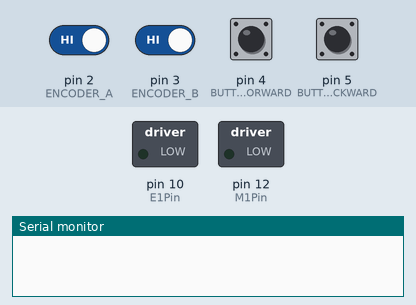
Bench run of a sketch on a simulated Arduino Uno, built with avr-gcc and run on an emulated ATmega328P. On the bench: switched loads named in the sketch (green lamp = pin HIGH), the last lines printed to the serial monitor. The test bench sets the inputs (shaded band); at power-on: pin 2 (ENCODER_A), pin 3 (ENCODER_B), pin 4 (BUTTON_FORWARD), pin 5 (BUTTON_BACKWARD) HIGH.

Above: at 1.2 s.
1.3 s: pin 4 (BUTTON_FORWARD) pulled LOW for 0.15 s
At 1.37 s:
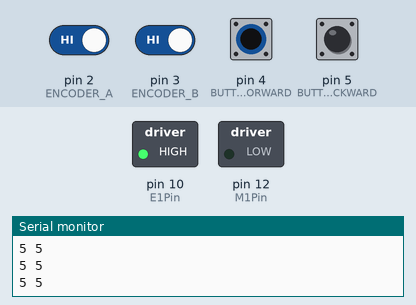
2.9 s: pin 5 (BUTTON_BACKWARD) pulled LOW for 0.15 s
At 3.3 s:
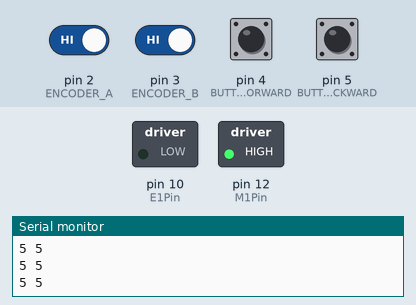
4.5 s: pin 5 (BUTTON_BACKWARD) pulled LOW for 3.2 s
At 5.0 s:
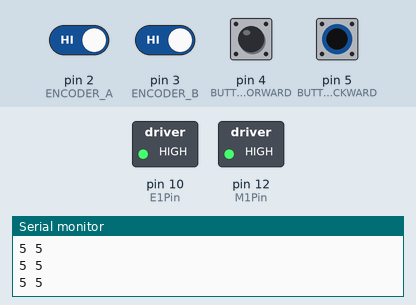
9.2 s: pin 4 (BUTTON_FORWARD) pulled LOW for 1 s
At 10.7 s:
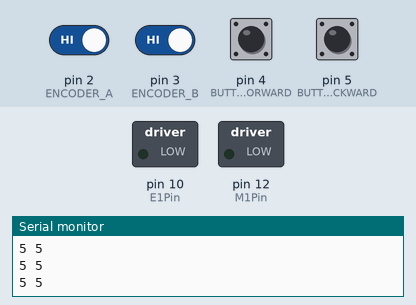
Timing chart, 0 to 12.2 s (numbered marks = the images above; inputs shaded):
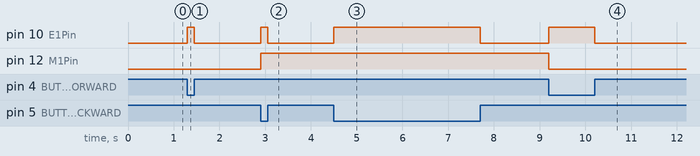

Measured:
- after the input at 1.3 s, pin 10 (E1Pin): LOW → HIGH at once, → LOW 0.15 s later
- after the input at 2.9 s, pin 10 (E1Pin): LOW → HIGH at once, → LOW 0.15 s later; pin 12 (M1Pin): LOW → HIGH at once
- after the input at 4.5 s, pin 10 (E1Pin): LOW → HIGH at once, → LOW 3.2 s later
- after the input at 9.2 s, pin 10 (E1Pin): LOW → HIGH at once, → LOW 1.0 s later; pin 12 (M1Pin): HIGH → LOW at once

The sketch:

Lectura_Encoder.ino
```cpp
//***************************************************//
//***************************************************//
//*****   Posición y Velocidad de Motor DC      *****//
//*****                                         *****//
//***** by: Sergio Andres Castaño Giraldo       *****//
//***** https://controlautomaticoeducacion.com/ *****//
//*****                                         *****//
//***************************************************//
//***************************************************//

#define ENCODER_A       2 // Amarillo
#define ENCODER_B       3 // Verde
#define BUTTON_FORWARD  4
#define BUTTON_BACKWARD 5

// Pines de Control Shield
const int E1Pin = 10;
const int M1Pin = 12;
const int E2Pin = 11;
const int M2Pin = 13;

typedef struct{
  byte enPin;
  byte directionPin;
}Motor;

//Creo el motor
const Motor motor = {E1Pin, M1Pin};

const int Forward = LOW;
const int Backward = HIGH;

void setup(){
  Serial.begin(9600);
  //Encoders como entradas
  pinMode(ENCODER_A, INPUT);
  pinMode(ENCODER_B, INPUT);
  //Pulsadores
  pinMode(BUTTON_FORWARD, INPUT_PULLUP);
  pinMode(BUTTON_BACKWARD, INPUT_PULLUP);
  //Configura Motor
  pinMode(motor.enPin, OUTPUT);
  pinMode(motor.directionPin, OUTPUT);
}

void loop(){
  // Pulsador hacia adelante
  if(! digitalRead(BUTTON_FORWARD)){
    digitalWrite(motor.directionPin, Forward);
    digitalWrite(motor.enPin, HIGH);
    imprimir_cuadratura();
  }
  else if(! digitalRead(BUTTON_BACKWARD)){
    digitalWrite(motor.directionPin, Backward);
    digitalWrite(motor.enPin, HIGH);
    imprimir_cuadratura();
  }
  else{
    digitalWrite(motor.enPin, LOW);
  }
}

void imprimir_cuadratura(){
  int a = digitalRead(ENCODER_A);
  int b = digitalRead(ENCODER_B);
  Serial.print(a*5);
  Serial.print(" ");
  Serial.println(b*5);
}
```
